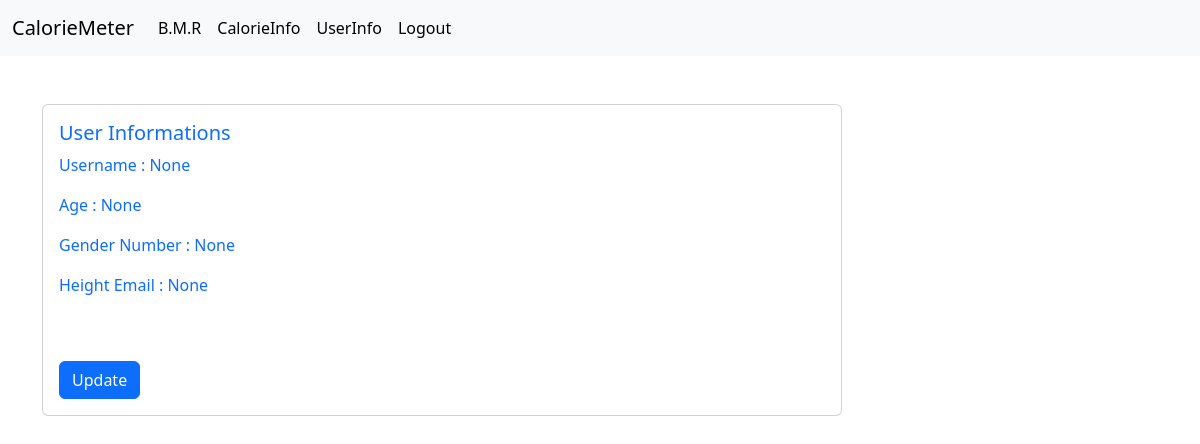
Page /userInfo/ (signed in) on the earlier database version.
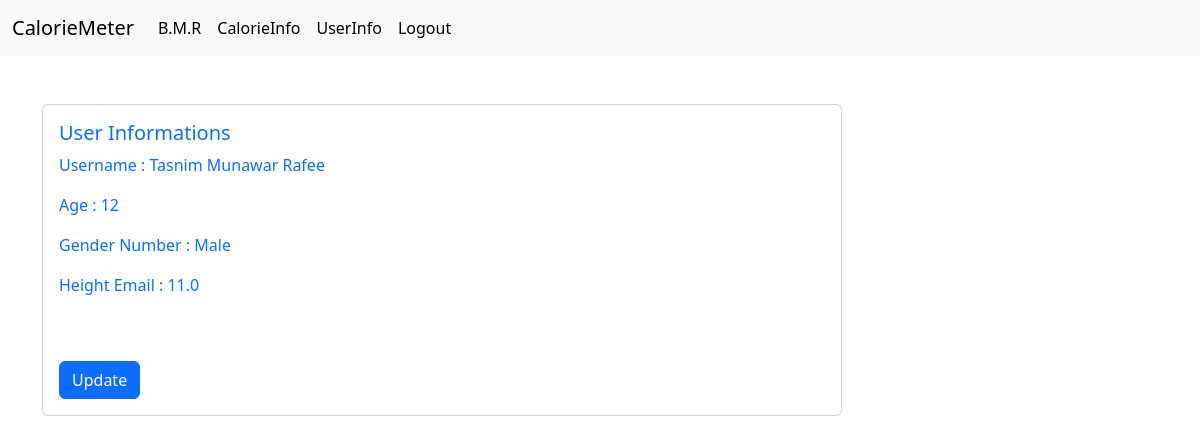
Same page on the later database version.
### myapp/models.py (models this page shows, shortened)
class UserInfo(models.Model):
    user = models.OneToOneField(CustomUser, on_delete=models.DO_NOTHING, related_name='userinfo')
    Name = models.CharField(max_length=60,blank=True,null=True)
    Age = models.IntegerField(blank=True,null=True)
    Gender = models.CharField(max_length=60,blank=True,null=True)
    Height = models.FloatField(blank=True,null=True)
    Weight = models.FloatField(blank=True,null=True)

### myapp/views.py (the view)
# urls.py: path('userInfo/',userInfo,name='userInfo'),
@login_required
def userInfo(request):
    userInfo = UserInfo.objects.get(user=request.user)
    context = {
        'userInfo' : userInfo
    }
    return render(request,'userInfo.html',context)

### templates/userInfo.html
{% extends 'base.html' %}
{% block content %}
<br><br>
<div class="container container-center">
    <div class="card border-none " style="max-width: 50rem;">
        <div class="card-body text-primary">
            <h5 class="card-title">User Informations</h5>
            <p class="card-text">Username : {{userInfo.Name}}</p>
            <p class="card-text">Age : {{userInfo.Age}}</p>
            <p class="card-text">Gender Number : {{userInfo.Gender}}</p>
            <p class="card-text">Height Email : {{userInfo.Height}}</p>
            <br><br>
            <a href="{% url 'userInfo' %}" class="btn btn-primary">Update</a>
            <br>
        </div>
    </div>
</div>
{% endblock %}

### templates/base.html (shortened to what this page needs)
<!DOCTYPE html>
<html lang="en">
<head>
    <link href="https://cdn.jsdelivr.net/npm/bootstrap@5.3.8/dist/css/bootstrap.min.css" rel="stylesheet">
</head>
<body>
    {% include 'navbar.html' %}
    {% block content %}
    {% endblock %}
</body>
</html>

### templates/navbar.html (shortened to what this page needs)
{% load static %}
<nav class="navbar navbar-expand-lg bg-body-tertiary">
  <div class="container-fluid">
    <a class="navbar-brand" href="{% url 'homepage' %}">CalorieMeter</a>
    <div class="collapse navbar-collapse" id="navbarSupportedContent">
      <ul class="navbar-nav me-auto mb-2 mb-lg-0">
        <li class="nav-item">
          <a class="nav-link active" aria-current="page" href="{% url 'homepage' %}">B.M.R</a>
        </li>
        <li class="nav-item">
          <a class="nav-link active" aria-current="page" href="{% url 'editCalorieInfo' %}">CalorieInfo</a>
        </li>
        <li class="nav-item">
          <a class="nav-link active" aria-current="page" href="{% url 'editUserInfo' %}">UserInfo</a>
        </li>
        <li class="nav-item">
          <a class="nav-link active" aria-current="page" href="{% url 'user_logout' %}">Logout</a>
        </li>
      </ul>
    </div>
  </div>
</nav>

Differences in the rows shown:
changed UserInfo: Name "None" → "Tasnim Munawar Rafee"; Age "None" → "12"; Gender "None" → "Male"; Height "None" → "11.0"
